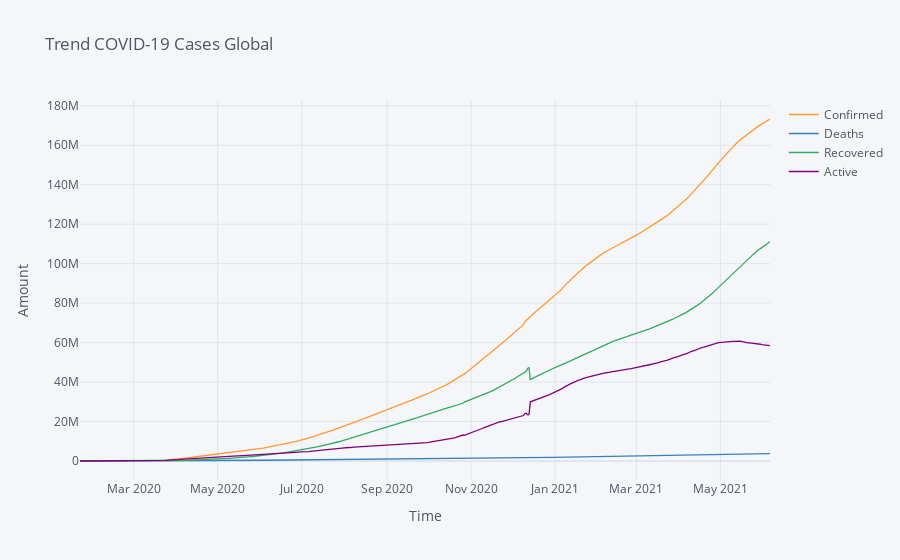

Notebook code for this chart:
### Markdown cell above
### **Comparison Trend Confirmed, Deaths, Recovered, and Active Case**

### Code cell
dataGroup.iplot(title = "Trend COVID-19 Cases Global", xTitle = "Time", yTitle = "Amount")

### Figure 1 — Plotly figure (JSON) as saved in the notebook; plotly's stock layout.template omitted (floating-point values rounded to 4 significant figures; data arrays with more than 128 entries replaced by an {"elided": "..."} marker saying what was removed)
{"data": [{"line": {"color": "rgba(255, 153, 51, 1.0)", "dash": "solid", "shape": "linear", "width": 1.3}, "mode": "lines", "name": "Confirmed", "text": "", "type": "scatter", "x": {"elided": "502 str values"}, "y": {"elided": "502 int values"}}, {"line": {"color": "rgba(55, 128, 191, 1.0)", "dash": "solid", "shape": "linear", "width": 1.3}, "mode": "lines", "name": "Deaths", "text": "", "type": "scatter", "x": {"elided": "502 str values"}, "y": {"elided": "502 int values"}}, {"line": {"color": "rgba(50, 171, 96, 1.0)", "dash": "solid", "shape": "linear", "width": 1.3}, "mode": "lines", "name": "Recovered", "text": "", "type": "scatter", "x": {"elided": "502 str values"}, "y": {"elided": "502 int values"}}, {"line": {"color": "rgba(128, 0, 128, 1.0)", "dash": "solid", "shape": "linear", "width": 1.3}, "mode": "lines", "name": "Active", "text": "", "type": "scatter", "x": {"elided": "502 str values"}, "y": {"elided": "502 int values"}}], "layout": {"legend": {"bgcolor": "#F5F6F9", "font": {"color": "#4D5663"}}, "paper_bgcolor": "#F5F6F9", "plot_bgcolor": "#F5F6F9", "title": {"font": {"color": "#4D5663"}, "text": "Trend COVID-19 Cases Global"}, "xaxis": {"gridcolor": "#E1E5ED", "showgrid": true, "tickfont": {"color": "#4D5663"}, "title": {"font": {"color": "#4D5663"}, "text": "Time"}, "zerolinecolor": "#E1E5ED"}, "yaxis": {"gridcolor": "#E1E5ED", "showgrid": true, "tickfont": {"color": "#4D5663"}, "title": {"font": {"color": "#4D5663"}, "text": "Amount"}, "zerolinecolor": "#E1E5ED"}}}
